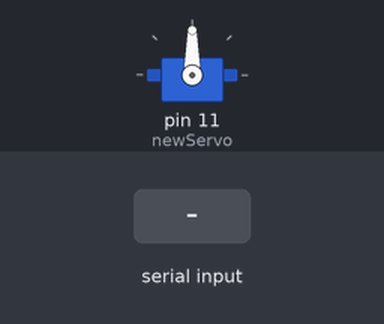
Bench run of a sketch on a simulated Arduino Uno, built with avr-gcc and run on an emulated ATmega328P. Shown: servo. Inputs (shaded band) come from the test bench.

Above: at 1.2 s.
1.3 s: "30,150\n" received over Serial
At 3.4 s:
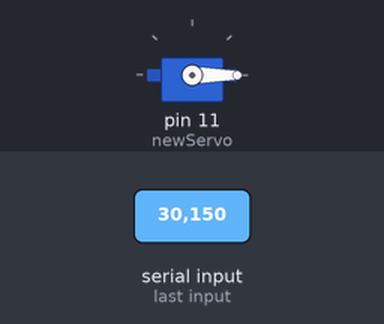
3.8 s: "90,45\n" received over Serial
At 4.5 s:
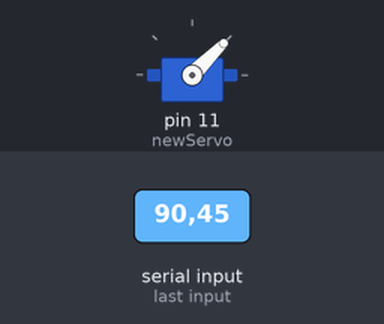
6.3 s: "200\n" received over Serial
At 7.1 s:
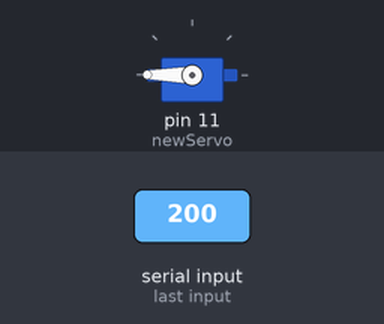
Timing chart, 0 to 9.3 s (numbered marks = the images above; inputs shaded):
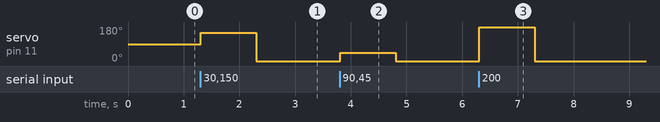

The sketch:

servoSerialcontrol.ino
```cpp
#include <Servo.h>

Servo newServo;

int servoPin = 11;
int angle = 90;    // variable to store the servo position

void setup() {
  newServo.attach(11);  // attaches the servo on pin 9 to the servo object
  Serial.begin(9600);
}

void loop() {
  if(Serial.available()){
    angle = Serial.parseInt();
    newServo.write(angle);
  }

}
```

Measured:
- after the input at 1.3 s, servo on pin 11 (newServo): 90° → 150° at once, → 0° 1.0 s later
- after the input at 3.8 s, servo on pin 11 (newServo): 0° → 45° at once, → 0° 1.0 s later
- after the input at 6.3 s, servo on pin 11 (newServo): 0° → 180° at once, → 0° 1.0 s later
